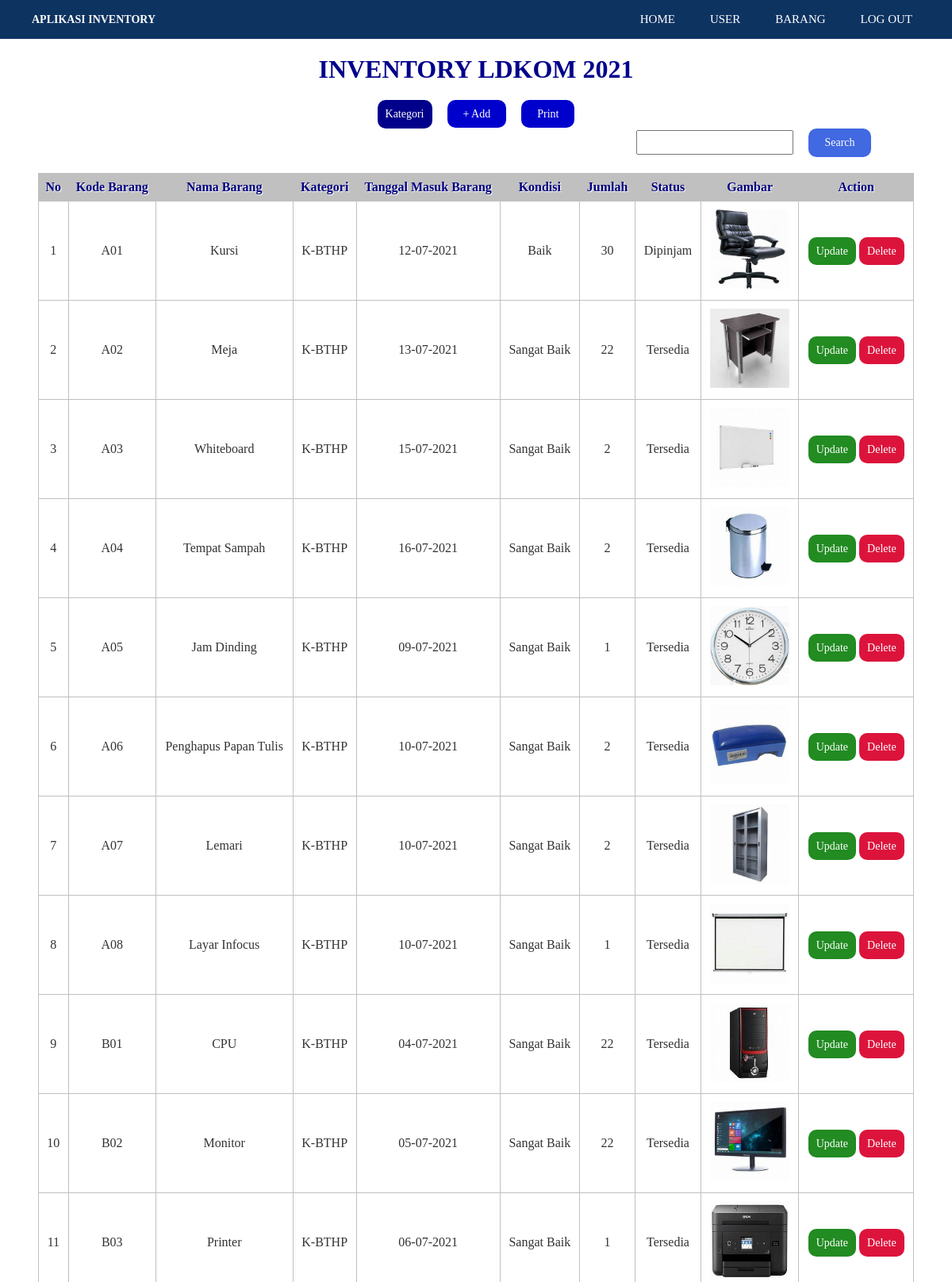
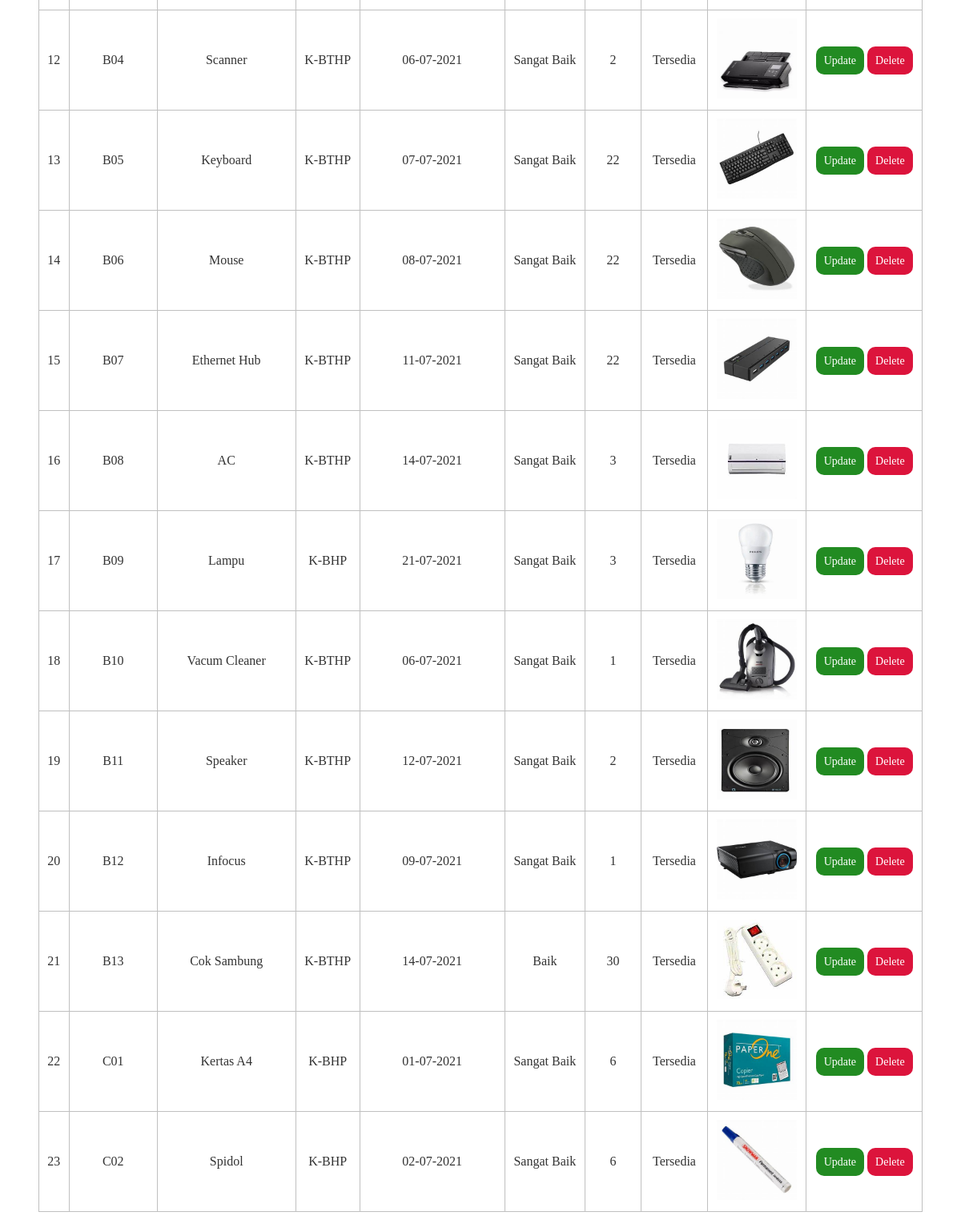
The page /index_admin.php (signed in) on the database its author committed (2 pictures, top to bottom).
### tables this page shows
CREATE TABLE `barangmasuk` (
  `kode` varchar(50) NOT NULL,
  `nama` varchar(50) DEFAULT NULL,
  `idk` varchar(30) DEFAULT NULL,
  `tglmasuk` date DEFAULT NULL,
  `kondisi` varchar(30) DEFAULT NULL,
  `jumlah` int(10) DEFAULT NULL,
  `status` varchar(20) NOT NULL,
  `gambar` varchar(50) DEFAULT NULL
);

### index_admin.php (the view, shortened to what this page needs)
<!DOCTYPE html>
<html>
  <head>
  </head>
  <body>
    <header>
        <div class="container">
          <h1><a>Aplikasi Inventory</a></h1>
            <ul>
            <li><a href="home.php">HOME</a></li>
            <li><a href="user.php">USER</a></li>
            <li><a href="index_admin.php">BARANG</a></li>
            <li><a href="logout_admin.php">LOG OUT</a></li>
          </ul>
        </div>
    </header>
    <form method="POST" action="<?php echo $_SERVER["PHP_SELF"];?>" enctype="multipart/form-data" >
    <center><h1>Inventory LDKOM 2021</h1><center>
    <div class="baris">
        <div class="dropdown">
          <button class="ktg">Kategori</button>
        </div>
        <a href="halamaninput.php" class="tbladd" >+ Add</a>
        <a href="print.php" class="tbladd" >Print</a>
        <input class="kolom" type="text" name="cari">
        <input class="tblcari" type="submit" value="Search">
    </div>
    <table>
      <thead>
        <tr>
          <th>No</th>
          <th>Kode Barang</th>
          <th>Nama Barang</th>
          <th>Kategori</th>
          <th>Tanggal Masuk Barang</th>
          <th>Kondisi</th>
          <th>Jumlah</th>
          <th>Status</th>
          <th>Gambar</th>
          <th>Action</th>
        </tr>
    </thead>
    <tbody>
        <?php
            include "koneksi.php";
            if(isset($_POST['cari']))
            {
            $cari=trim($_POST['cari']);
            $query = "SELECT * FROM barangmasuk where kode like '%$cari%' or nama like '%$cari%' or idk like '%$cari%' or tglmasuk like '%$cari%' or kondisi like '%$cari%' or jumlah like '%$cari%'";
            }
            else
            {
            $query = "SELECT * FROM barangmasuk";
            }
            $result = mysqli_query($koneksi, $query);
            $no = 1;
            while($row = mysqli_fetch_assoc($result))
            {
           ?>
            <tr>
                <td><?php echo $no; ?></td>
                <td><?php echo $row['kode']; ?></td>
                <td><?php echo $row['nama']; ?></td>
                <td><?php $idk = $row['idk'];
                    if($idk=="K-BHP")
                      {echo "K-BHP";}
                    else
                      {echo "K-BTHP";}
                    ?>
                </td>
                <td><?php echo date("d-m-Y",strtotime ($row['tglmasuk']));?></td>
                <td><?php echo $row['kondisi']; ?></td>
                <td><?php echo $row['jumlah']; ?></td>
                <td><?php echo $row['status']; ?></td>
                <td style="text-align: center;"><img src="gambar/<?php echo $row['gambar']; ?>" style="width:100px; height:100px;"></td>
                <td>
                    <a class="tbledit" href="halamanedit.php?id=<?php echo $row['kode']; ?>">Update</a>
                    <a class="tbldelete" href="hapus.php?id=<?php echo $row['kode']; ?>" onclick="return confirm('Anda yakin akan menghapus data ini?')">Delete</a>
                </td>
            </tr>
        <?php
        $no++;
      }
      ?>
    </tbody>
    </table>
  </body>
</html>

### index_admin.php (style rules this page uses)
* { font-family: "Trebuchet MS"; margin: 0px; padding: 0px; }
h1 { text-transform: uppercase; color: #00008B; }
table { border: solid 1px #C0C0C0; border-collapse: collapse; border-spacing: 0; width: 92%; margin: 20px auto 20px auto; }
table thead th { background-color: #C0C0C0; border: solid 1px #C0C0C0; color: #000080; padding: 8px; text-align: center; text-shadow: 1px 1px 1px #fff; text-decoration: none; }
table tbody td { border: solid 1px #C0C0C0; color: #333; padding: 10px; text-align: center; }
a { color: #fff; padding: 10px; text-decoration: none; font-size: 14px; position: right; border-radius: 10px; }
.tbledit { background-color: #228B22; }
.tbldelete { background-color: #DC143C; }
.baris { float: left; display: block; clear: both; margin: 20px 50px; }
.container { width: 95%; margin: 0 auto; }
.container:after { content:''; display: block; clear: both; }
header h1 { font-size: 18px; float: left; align-items: center; padding: 13px 0px; color: #ffffff; text-decoration: none; }
header { background-color:#0d3361; margin-bottom: 20px; }
header ul { float: right; }
header ul li { display: inline-block; }
header ul li a { padding: 16px 20px; display: inline-block; color:#ffffff; font-size: 15px; text-decoration: none; }
.ktg { background-color: #00008B; color: white; padding: 10px; font-size: 14px; border: none; cursor: pointer; border-radius: 10px; }
.tblcari { background-color: #4169E1; color: white; padding: 10px 20px; font-size: 14px; border: none; cursor: pointer; border-radius: 10px; margin-left:15px; }
.kolom { padding: 5px 5px; font-size: 15px; margin-left:700px; }
.tbladd { background-color: #0000CD; color: white; padding: 10px 20px; font-size: 14px; border: none; cursor: pointer; border-radius: 10px; margin-left:15px; }
.dropdown { position: relative; display: inline-block; }

### rows shown on the page
barangmasuk: kode "A01", nama "Kursi", shows "K-BTHP", tglmasuk "12-07-2021", kondisi "Baik", jumlah "30", status "Dipinjam", gambar (picture)
barangmasuk: kode "A02", nama "Meja", shows "K-BTHP", tglmasuk "13-07-2021", kondisi "Sangat Baik", jumlah "22", status "Tersedia", gambar (picture)
barangmasuk: kode "A03", nama "Whiteboard", shows "K-BTHP", tglmasuk "15-07-2021", kondisi "Sangat Baik", jumlah "2", status "Tersedia", gambar (picture)
barangmasuk: kode "A04", nama "Tempat Sampah", shows "K-BTHP", tglmasuk "16-07-2021", kondisi "Sangat Baik", jumlah "2", status "Tersedia", gambar (picture)
barangmasuk: kode "A05", nama "Jam Dinding", shows "K-BTHP", tglmasuk "09-07-2021", kondisi "Sangat Baik", jumlah "1", status "Tersedia", gambar (picture)
barangmasuk: kode "A06", nama "Penghapus Papan Tulis", shows "K-BTHP", tglmasuk "10-07-2021", kondisi "Sangat Baik", jumlah "2", status "Tersedia", gambar (picture)
barangmasuk: kode "A07", nama "Lemari", shows "K-BTHP", tglmasuk "10-07-2021", kondisi "Sangat Baik", jumlah "2", status "Tersedia", gambar (picture)
barangmasuk: kode "A08", nama "Layar Infocus", shows "K-BTHP", tglmasuk "10-07-2021", kondisi "Sangat Baik", jumlah "1", status "Tersedia", gambar (picture)
barangmasuk: kode "B01", nama "CPU", shows "K-BTHP", tglmasuk "04-07-2021", kondisi "Sangat Baik", jumlah "22", status "Tersedia", gambar (picture)
barangmasuk: kode "B02", nama "Monitor", shows "K-BTHP", tglmasuk "05-07-2021", kondisi "Sangat Baik", jumlah "22", status "Tersedia", gambar (picture)
barangmasuk: kode "B03", nama "Printer", shows "K-BTHP", tglmasuk "06-07-2021", kondisi "Sangat Baik", jumlah "1", status "Tersedia", gambar (picture)
barangmasuk: kode "B04", nama "Scanner", shows "K-BTHP", tglmasuk "06-07-2021", kondisi "Sangat Baik", jumlah "2", status "Tersedia", gambar (picture)
barangmasuk: kode "B05", nama "Keyboard", shows "K-BTHP", tglmasuk "07-07-2021", kondisi "Sangat Baik", jumlah "22", status "Tersedia", gambar (picture)
barangmasuk: kode "B06", nama "Mouse", shows "K-BTHP", tglmasuk "08-07-2021", kondisi "Sangat Baik", jumlah "22", status "Tersedia", gambar (picture)
barangmasuk: kode "B07", nama "Ethernet Hub", shows "K-BTHP", tglmasuk "11-07-2021", kondisi "Sangat Baik", jumlah "22", status "Tersedia", gambar (picture)
barangmasuk: kode "B08", nama "AC", shows "K-BTHP", tglmasuk "14-07-2021", kondisi "Sangat Baik", jumlah "3", status "Tersedia", gambar (picture)
barangmasuk: kode "B09", nama "Lampu", shows "K-BHP", tglmasuk "21-07-2021", kondisi "Sangat Baik", jumlah "3", status "Tersedia", gambar (picture)
barangmasuk: kode "B10", nama "Vacum Cleaner", shows "K-BTHP", tglmasuk "06-07-2021", kondisi "Sangat Baik", jumlah "1", status "Tersedia", gambar (picture)
barangmasuk: kode "B11", nama "Speaker", shows "K-BTHP", tglmasuk "12-07-2021", kondisi "Sangat Baik", jumlah "2", status "Tersedia", gambar (picture)
barangmasuk: kode "B12", nama "Infocus", shows "K-BTHP", tglmasuk "09-07-2021", kondisi "Sangat Baik", jumlah "1", status "Tersedia", gambar (picture)
barangmasuk: kode "B13", nama "Cok Sambung", shows "K-BTHP", tglmasuk "14-07-2021", kondisi "Baik", jumlah "30", status "Tersedia", gambar (picture)
barangmasuk: kode "C01", nama "Kertas A4", shows "K-BHP", tglmasuk "01-07-2021", kondisi "Sangat Baik", jumlah "6", status "Tersedia", gambar (picture)
barangmasuk: kode "C02", nama "Spidol", shows "K-BHP", tglmasuk "02-07-2021", kondisi "Sangat Baik", jumlah "6", status "Tersedia", gambar (picture)
